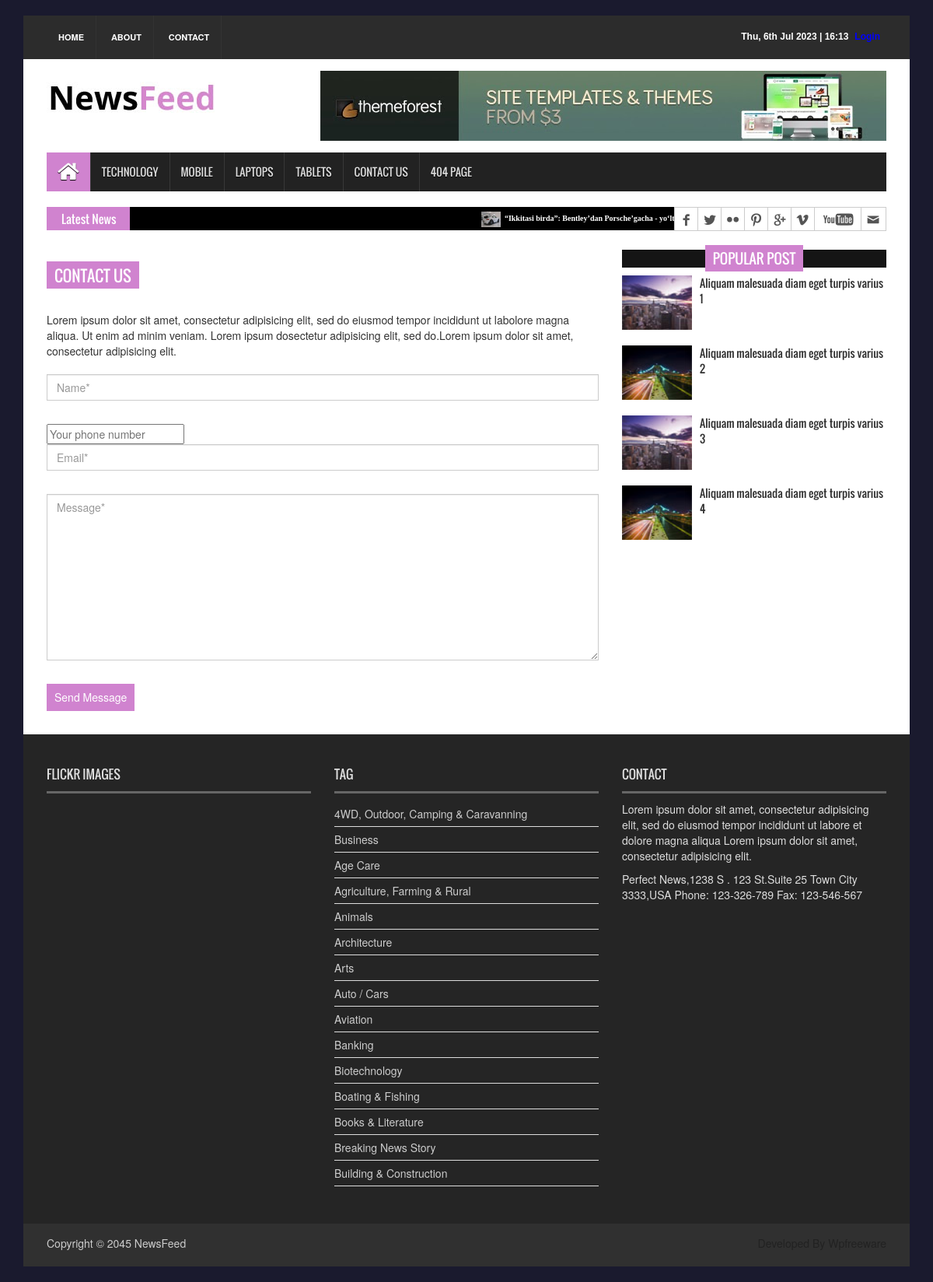
The app's page /contact with its own data.
### mohir_app/models.py (models this page shows, shortened)
class News(models.Model):
    class Status(models.TextChoices):
        Draft = 'DF', 'Draft'
        Published = 'PB', 'Published'
    @classmethod
    def published(cls):
        return cls.objects.filter(status=cls.Status.Published)
    title = models.CharField(max_length=250)
    slug = models.SlugField(max_length=250)
    body = models.TextField()
    image = models.ImageField(upload_to='mohir_app/images')
    category = models.ForeignKey(Category, on_delete=models.CASCADE)
    published_time = models.DateTimeField(default=timezone.now)
    created_time = models.DateTimeField(auto_now_add=True)
    updated_time = models.DateTimeField(auto_now=True)
    status = models.CharField(max_length=2, choices=Status.choices,
                              default=Status.Draft)
    objects = models.Manager()
    published = PublishedManager()
    class Meta:
        ordering = ['-published_time']
    def get_absolute_url(self):
        return reverse("news_detail_page", args=[self.slug])

class Category(models.Model):
    name = models.CharField(max_length=100)

### mohir_app/views.py (the view, shortened to what this page needs)
# urls.py: path('contact', ContactPageView.as_view(), name='contactView'),
class ContactPageView(TemplateView):
    template_name = 'mohir_app/contact.html'
    def get(self, request, *args, **kwargs):
        form = ContactForm()
        context = {
            'form': form
        }
        return render(request, 'mohir_app/contact.html', context)

### mohir_app/forms.py
class ContactForm(forms.ModelForm):
    class Meta:
        model = Contact
        fields = "__all__"

### mohir_app/context_processor.py (called while the page is built)
def latest_news(request):
    latest_news = News.objects.all().order_by('-published_time')[:10]
    categories = Category.objects.all()[:15]
    context = {
        'latest_news': latest_news,
        'categories': categories
    }
    return context

### templates/mohir_app/contact.html (shortened to what this page needs)
{% extends 'mohir_app/base.html' %} {% load static %}  {% block content %}
<section id="contentSection">
  <div class="row">
    <div class="col-lg-8 col-md-8 col-sm-8">
      <div class="left_content">
        <div class="contact_area">
          <h2>Contact Us</h2>
          <p>
            Lorem ipsum dolor sit amet, consectetur adipisicing elit, sed do
            eiusmod tempor incididunt ut labolore magna aliqua. Ut enim ad minim
            veniam. Lorem ipsum dosectetur adipisicing elit, sed do.Lorem ipsum
            dolor sit amet, consectetur adipisicing elit.
          </p>
          <form action="#" method="post" class="contact_form">
            <input
              class="form-control"
              type="text"
              placeholder="Name*"
              name="name"
            />
            <input
              type="tel"
              id="phone-input"
              placeholder="Your phone number"
              required
              name="phone"
            />
            <input
              class="form-control"
              type="email"
              placeholder="Email*"
              name="email"
            />
            <textarea
              class="form-control"
              cols="30"
              rows="10"
              placeholder="Message*"
              name="text"
            ></textarea>
            <input type="submit" value="Send Message" />
          </form>
        </div>
      </div>
    </div>
    <div class="col-lg-4 col-md-4 col-sm-4">
      <aside class="right_content">
        <div class="single_sidebar">
          <h2><span>Popular Post</span></h2>
          <ul class="spost_nav">
            <li>
              <div class="media wow fadeInDown">
                <a href="single_page.html" class="media-left">
                  <img alt="" src="../images/post_img1.jpg" />
                </a>
                <div class="media-body">
                  <a href="single_page.html" class="catg_title">
                    Aliquam malesuada diam eget turpis varius 1</a
                  >
                </div>
              </div>
            </li>
            <li>
              <div class="media wow fadeInDown">
                <a href="single_page.html" class="media-left">
                  <img alt="" src="../images/post_img2.jpg" />
                </a>
                <div class="media-body">
                  <a href="single_page.html" class="catg_title">
                    Aliquam malesuada diam eget turpis varius 2</a
                  >
                </div>
              </div>
            </li>
            <li>
              <div class="media wow fadeInDown">
                <a href="single_page.html" class="media-left">
                  <img alt="" src="../images/post_img1.jpg" />
                </a>
                <div class="media-body">
                  <a href="single_page.html" class="catg_title">
                    Aliquam malesuada diam eget turpis varius 3</a
                  >
                </div>
              </div>
            </li>
            <li>
              <div class="media wow fadeInDown">
                <a href="single_page.html" class="media-left">
                  <img alt="" src="../images/post_img2.jpg" />
                </a>
                <div class="media-body">
                  <a href="single_page.html" class="catg_title">
                    Aliquam malesuada diam eget turpis varius 4</a
                  >
                </div>
              </div>
            </li>
          </ul>
        </div>
      </aside>
    </div>
  </div>
</section>
{% endblock content %}

### templates/mohir_app/base.html (shortened to what this page needs)
{% load static %}
<!DOCTYPE html>
<html>
  <head>
    <link
      rel="stylesheet"
      type="text/css"
      href="{% static 'mohir_app/css/bootstrap.min.css'%}"
    />
    <link
      rel="stylesheet"
      type="text/css"
      href="{%  static 'mohir_app/css/font-awesome.min.css' %}"
    />
    <link
      rel="stylesheet"
      type="text/css"
      href="{% static 'mohir_app/css/animate.css' %}"
    />
    <link
      rel="stylesheet"
      type="text/css"
      href="{% static 'mohir_app/css/font.css'%}"
    />
    <link
      rel="stylesheet"
      type="text/css"
      href="{% static 'mohir_app/css/li-scroller.css'%}"
    />
    <link
      rel="stylesheet"
      type="text/css"
      href="{% static 'mohir_app/css/slick.css'%}"
    />
    <link
      rel="stylesheet"
      type="text/css"
      href="{% static 'mohir_app/css/jquery.fancybox.css'%}"
    />
    <link
      rel="stylesheet"
      type="text/css"
      href="{% static 'mohir_app/css/theme.css'%}"
    />
    <link
      rel="stylesheet"
      type="text/css"
      href="{% static 'mohir_app/css/style.css'%}"
    />
  </head>
  <body>
    <div class="container">
      <header id="header">
        <div class="row">
          <div class="col-lg-12 col-md-12 col-sm-12">
            <div class="header_top">
              <div class="header_top_left">
                <ul class="top_nav">
                  <li><a href="{%url 'homePageView' %}">Home</a></li>
                  <li><a href="#">About</a></li>
                  <li><a href="{%url 'contactView' %}">Contact</a></li>
                </ul>
              </div>
              <div class="header_top_right">
                {% if request.user.is_authenticated %}
                  <p>
                    <a href={%url 'profile'%}  style="color:blue">Profilga o'tish</a>
                  </p>
                  <p>
                    <a href={%url 'logout'%}  style="color:blue">LOGOUT</a>
                  </p>
                {% else %}
                  <p><a href={%url 'login'%}  style="color:blue">Login</a></p>
                {% endif %}
                <p>{% now "D, jS M Y | H:i " %}</p>
              </div>
            </div>
          </div>
          <div class="col-lg-12 col-md-12 col-sm-12">
            <div class="header_bottom">
              <div class="logo_area">
                <a href="{%url 'homePageView'%}" class="logo"
                  ><img
                    src="{% static 'mohir_app/images/logo.jpg'%}"
                    alt="Logo"
                /></a>
              </div>
              <div class="add_banner">
                <a href="#"
                  ><img
                    src="{%static 'mohir_app/images/addbanner_728x90_V1.jpg'%}"
                    alt=""
                /></a>
              </div>
            </div>
          </div>
        </div>
      </header>
      <section id="navArea">
        <nav class="navbar navbar-inverse" role="navigation">
          <div id="navbar" class="navbar-collapse collapse">
            <ul class="nav navbar-nav main_nav">
              <li class="active">
                <a href="{%url 'homePageView'%}"
                  ><span class="fa fa-home desktop-home"></span
                  ><span class="mobile-show">Home</span></a
                >
              </li>
              <li><a href="#">Technology</a></li>
              <li class="dropdown">
                <a
                  href="#"
                  class="dropdown-toggle"
                  data-toggle="dropdown"
                  role="button"
                  aria-expanded="false"
                  >Mobile</a
                >
              </li>
              <li><a href="#">Laptops</a></li>
              <li><a href="#">Tablets</a></li>
              <li><a href="#">Contact Us</a></li>
              <li><a href="{%url 'page404'%}">404 Page</a></li>
            </ul>
          </div>
        </nav>
      </section>
      <section id="newsSection">
        <div class="row">
          <div class="col-lg-12 col-md-12">
            <div class="latest_newsarea">
              <span>Latest News</span>
              <ul id="ticker01" class="news_sticker">
                {% for news in latest_news %}
                <li>
                  <a href="{{ news.get_absolute_url }}"
                    ><img src="{{news.image.url}}" alt="" />{{news.title}}</a
                  >
                </li>
                {% endfor %}
              </ul>
              <div class="social_area">
                <ul class="social_nav">
                  <li class="facebook"><a href="#"></a></li>
                  <li class="twitter"><a href="#"></a></li>
                  <li class="flickr"><a href="#"></a></li>
                  <li class="pinterest"><a href="#"></a></li>
                  <li class="googleplus"><a href="#"></a></li>
                  <li class="vimeo"><a href="#"></a></li>
                  <li class="youtube"><a href="#"></a></li>
                  <li class="mail"><a href="#"></a></li>
                </ul>
              </div>
            </div>
          </div>
        </div>
      </section>
      {% block content %}{% endblock content %}
      <footer id="footer">
        <div class="footer_top">
          <div class="row">
            <div class="col-lg-4 col-md-4 col-sm-4">
              <div class="footer_widget wow fadeInLeftBig">
                <h2>Flickr Images</h2>
              </div>
            </div>
            <div class="col-lg-4 col-md-4 col-sm-4">
              <div class="footer_widget wow fadeInDown">
                <h2>Tag</h2>
                <ul class="tag_nav">
                  {% for category in categories %}
                  <li><a href="#">{{category.name}}</a></li>
                  {% endfor %}
                </ul>
              </div>
            </div>
            <div class="col-lg-4 col-md-4 col-sm-4">
              <div class="footer_widget wow fadeInRightBig">
                <h2>Contact</h2>
                <p>
                  Lorem ipsum dolor sit amet, consectetur adipisicing elit, sed
                  do eiusmod tempor incididunt ut labore et dolore magna aliqua
                  Lorem ipsum dolor sit amet, consectetur adipisicing elit.
                </p>
                <address>
                  Perfect News,1238 S . 123 St.Suite 25 Town City 3333,USA
                  Phone: 123-326-789 Fax: 123-546-567
                </address>
              </div>
            </div>
          </div>
        </div>
        <div class="footer_bottom">
          <p class="copyright">
            Copyright &copy; 2045 <a href="{%url 'homePageView'%}">NewsFeed</a>
          </p>
          <p class="developer">Developed By Wpfreeware</p>
        </div>
      </footer>
    </div>
  </body>
</html>

### static/mohir_app/css/li-scroller.css (style rules this page uses)
ul.newsticker { position:relative; left:750px; font:bold 10px Verdana; list-style-type:none; margin:0; padding:0 }
ul.newsticker li { float:left; margin:0; padding:0 }
ul.newsticker a { white-space:nowrap; padding:0; color:#fff; margin:0 50px 0 0 }
ul.newsticker a > img { height:20px; margin-right:5px; width:25px }

### static/mohir_app/css/theme.css (style rules this page uses)
.navbar-inverse .navbar-nav > .active > a, .navbar-inverse .navbar-nav > .active > a:hover, .navbar-inverse .navbar-nav > .active > a:focus { background-color:#d083cf }
.latest_newsarea span { background:none repeat scroll 0 0 #d083cf }
.single_sidebar > h2 span { background:none repeat scroll 0 0 #d083cf }
.contact_area > h2 { background-color:#d083cf }
.contact_form input[type="submit"] { background-color:#d083cf }

### records on screen
News: image (picture), title "“Ikkitasi birda”: Bentley’dan Porsche’gacha - yo‘ltanlamas sportkarlar (fotojamlanma)"
Category: name "4WD, Outdoor, Camping & Caravanning"
Category: name "Business"
Category: name "Age Care"
Category: name "Agriculture, Farming & Rural"
Category: name "Animals"
Category: name "Architecture"
Category: name "Arts"
Category: name "Auto / Cars"
Category: name "Aviation"
Category: name "Banking"
Category: name "Biotechnology"
Category: name "Boating & Fishing"
Category: name "Books & Literature"
Category: name "Breaking News Story"
Category: name "Building & Construction"
